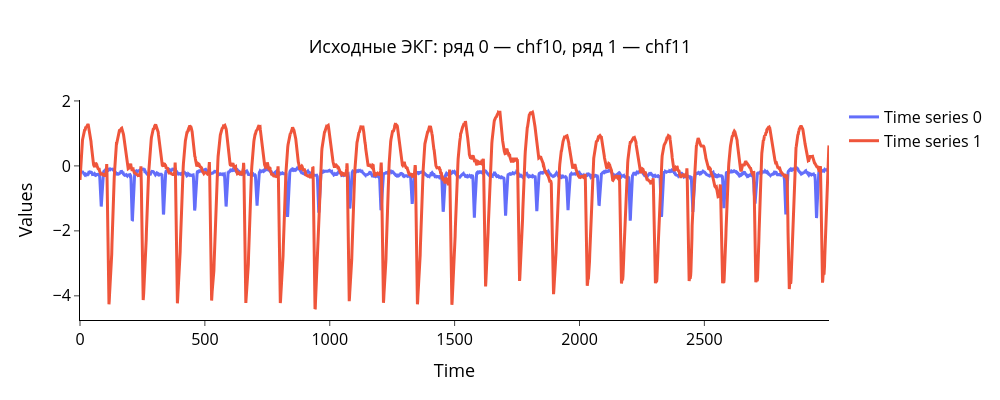

The code cell stored with this chart in its notebook:
### Code cell
plot_ts(ts_set, 'Исходные ЭКГ: ряд 0 — chf10, ряд 1 — chf11')

### Figure 1 — Plotly figure (JSON) as saved in the notebook; plotly's stock layout.template omitted (floating-point values rounded to 4 significant figures; data arrays with more than 128 entries replaced by an {"elided": "..."} marker saying what was removed)
{"data": [{"line": {"width": 3}, "name": "Time series 0", "type": "scatter", "x": {"elided": "3000 int values"}, "y": {"elided": "3000 float values"}}, {"line": {"width": 3}, "name": "Time series 1", "type": "scatter", "x": {"elided": "3000 int values"}, "y": {"elided": "3000 float values"}}], "layout": {"height": 400, "legend": {"font": {"color": "black", "size": 16}}, "paper_bgcolor": "rgba(0,0,0,0)", "plot_bgcolor": "rgba(0,0,0,0)", "title": {"font": {"color": "black", "size": 18}, "text": "Исходные ЭКГ: ряд 0 — chf10, ряд 1 — chf11", "x": 0.5, "xanchor": "center", "y": 0.9, "yanchor": "top"}, "width": 1000, "xaxis": {"linecolor": "#000", "linewidth": 1, "showgrid": false, "tickfont": {"color": "black", "size": 16}, "ticks": "outside", "tickwidth": 1, "title": {"font": {"color": "black", "size": 18}, "text": "Time"}}, "yaxis": {"linecolor": "#000", "linewidth": 1, "showgrid": false, "tickfont": {"color": "black", "size": 16}, "ticks": "outside", "tickwidth": 1, "title": {"font": {"color": "black", "size": 18}, "text": "Values"}, "zeroline": false}}}
